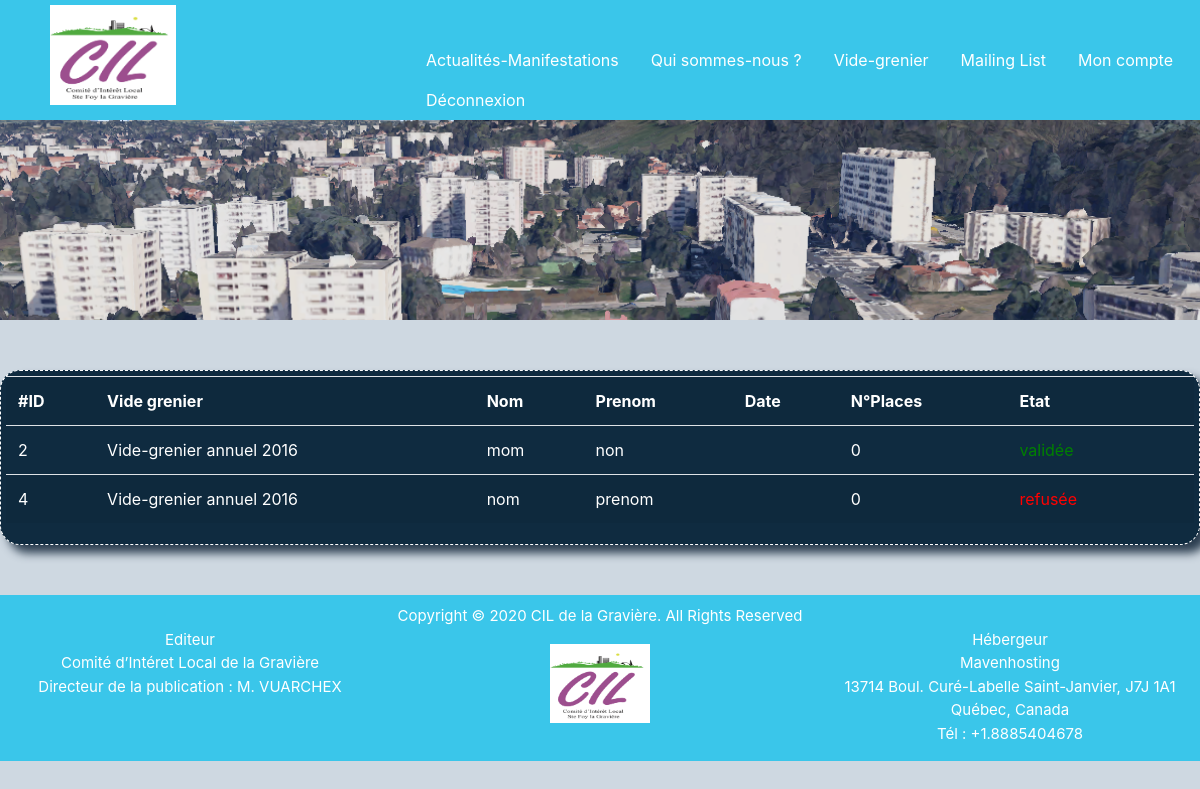
The page /Vide_grenier_V0.2/php/admin_attente.php (signed in) on the database as committed earlier.
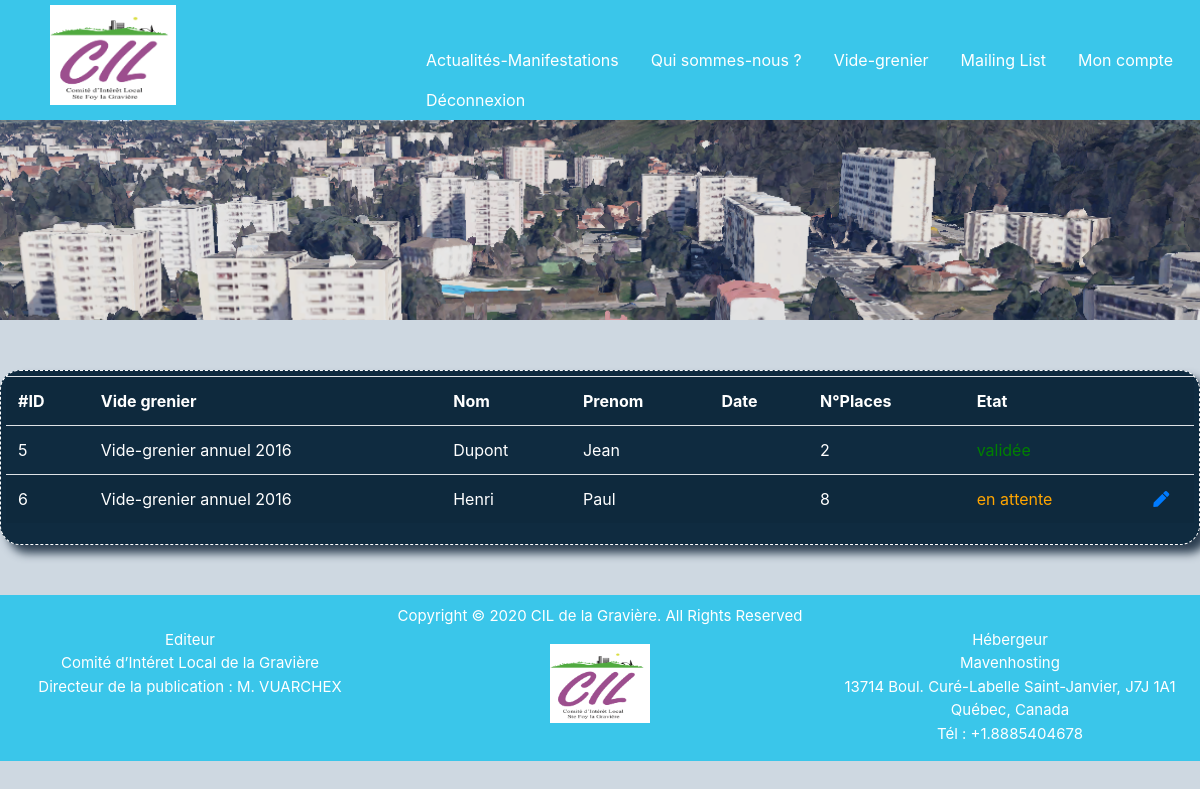
The same page on the database as committed later.
### tables this page shows
CREATE TABLE `reservation_vg` (
    `ID_RESA` int(11) PRIMARY KEY  NOT NULL AUTO_INCREMENT,
    `ID_VG` int(11) NOT NULL,
    `ID_UTIL` int(11) NOT NULL,
    `NOM_RESA` varchar(50) NOT NULL,
    `PRENOM_RESA` varchar(50) NOT NULL,
    `MAIL_RESA` varchar(50) NOT NULL,
    `ADDRESSE_RESA` varchar(100) NOT NULL,
    `CODE_POSTAL_RESA` varchar(6) NOT NULL,
    `VILLE_RESA` varchar(50) NOT NULL,
    `PORTABLE_RESA` varchar(15) DEFAULT NULL,
    `CNI_RESA` varchar(12) NOT NULL,
    `DELIVRE_CNI_RESA` varchar(10) NOT NULL,
    `PAR_CNI_RESA` varchar(50) NOT NULL,
    `IMMATRICULATION_RESA` varchar(10) NOT NULL,
    `NBR_RESA` int(11) NOT NULL,
    `INFO_RESA` varchar(150) DEFAULT NULL,
    `STATU_RESA` int(11) NOT NULL DEFAULT 1
  );

CREATE TABLE `videgrenier` (
    `ID_VG` int(11) PRIMARY KEY NOT NULL AUTO_INCREMENT,
    `LABEL_VG` varchar(50) DEFAULT NULL,
    `DATE_VG` varchar(11) DEFAULT NULL,
    `HEURE_VG` varchar(15) NOT NULL,
    `ADDRESSE_VG` varchar(100) NOT NULL,
    `NBR_EMPLACEMENTS` int(11) DEFAULT NULL,
    `NBR_RESTANT_VG` int(11) NOT NULL,
    `PRIX_EMPLACEMENTS` decimal(10,0) DEFAULT NULL
  );

### Vide_grenier_V0.2/php/api/getDemandeReservationMap.php (called while the page is built, shortened)
<?php
function getPlacesReservees($id_vg){
    try {
        include 'inc_bdd.php';
        $reservations = 'SELECT places.* from places, reservation_place
            where reservation_place.reservation_id = :id_vg
            and reservation_place.place_id = places.id';
        $resultat = $base->prepare($reservations);
        $resultat->bindParam(':id_vg', $id_vg);
        $resultat->execute();
        $res = $resultat->fetchAll();
        return $res;
    } catch (Exception $e) {
        die('Erreur : ' . $e->getMessage());
    } finally {
        $base = null;
    }
}
?>

### Vide_grenier_V0.2/php/admin_attente.php (the view, shortened to what this page needs)
<?php
if (isset($_SESSION['id_util']) && $_SESSION["admin"] == 1) {
?>
    <!DOCTYPE html>
    <html lang="fr">
    <head>
        <link rel="stylesheet" href="../css/bootstrap.min.css">
        <link rel="stylesheet" href="../css/monstyle.css">
    <link rel="stylesheet" href="https://use.fontawesome.com/releases/v5.7.1/css/all.css">
    </head>
    <body>
        <?php
        include 'inc_header.php';
        include 'api/getDemandeReservationMap.php';
        ?>
        <main id="listeAttente">
            <?php
            try {
                include 'inc_bdd.php';
                $select_attente =  "SELECT * FROM reservation_vg JOIN videgrenier ON reservation_vg.id_vg = videgrenier.id_vg JOIN statuts ON reservation_vg.statu_resa = statuts.id_statuts /*WHERE STATU_RESA = 1*/";
                $resultat_select = $base->prepare($select_attente);
                $resultat_select->execute();
                $table = "<table class=\"table table-striped\">
                <tr>
                    <th>#ID</th>
                    <th>Vide grenier</th>
                    <th>Nom</th>
                    <th>Prenom</th>
                    <th>Date</th>
                    <th>N°Places</th>
                    <th>Etat</th>
                    <th> </th>
                </tr>";
                while ($ligne = $resultat_select->fetch()) {
                    $placesReservees = sizeof(getPlacesReservees($ligne['ID_RESA']));
                    switch ($ligne['STATU_RESA'])
                    {
                        case 1:
                            $info="<td style='color:orange'> en attente </td>";
                            break;
                        case 2:
                            $info="<td style='color:green'> validée </td>";
                            break;
                        case 3:
                            $info="<td style='color:red'> refusée </td>";
                            break;
                    }
                    $table .= "
                        <td>" . $ligne['ID_RESA'] . "</td>
                        <td>" . $ligne['LABEL_VG'] . "</td>
                        <td>" . $ligne['NOM_RESA'] . "</td>
                        <td>" . $ligne['PRENOM_RESA'] . "</td>
                        <td>" . $ligne['INFO_RESA'] . "</td>
                        <td>" . $placesReservees . "</td> $info ";
                        if ($ligne['STATU_RESA'] != 2 && $ligne['STATU_RESA'] != 3){
                            $table .= "<td class=\"text-center\"><a href=\"admin_voir_resa.php?id_resa=".$ligne['ID_RESA']."\"><i class='fas fa-pen'></i></a></td>";
                        }else{
                            $table .= "<td></td>";
                        }
                        $table .= "</tr>";
                }
                $table .= "</table>";
                echo "<section class = \"boxSite\">";
                echo $table;
                echo "<div id=\"erreurSupp\" class=\"red\">";
                echo "</div></section>";
            } catch (Exception $e) {
                die('Erreur : ' . $e->getMessage());
            } finally {
                $base = null;
            }
            ?>
        </main>
        <?php
        include 'inc_footer.php';
        ?>
    </body>
    </html>
<?php
} else {
    header("Location:accueil.php");
}
?>

### Vide_grenier_V0.2/php/inc_header.php
<header id="en_tete">
<div class="row">
    <div id="logo" class="col-md-4">
    <a href="accueil.php"><img id="logoHead" src="../images/logo.png" class="img-fluid" alt="Logo"></a>
    </div>
    <nav id="menu_nav" class="col-md-8">
        <ul class="nav nav-pills">
            <li class="nav-item"><a class="nav-link" href="accueil.php">Actualités-Manifestations</a></li>
            <li class="nav-item"><a class="nav-link" href="infoCIL.php">Qui sommes-nous ?</a></li>
            <li class="nav-item"><a class="nav-link" href="vide_grenier.php">Vide-grenier</a></li>
            <li class="nav-item"><a class="nav-link" href="mailing_list.php">Mailing List</a></li>
            <?php
            if (isset($_SESSION['id_util'])) {
                echo "<li class=\"nav-item\"><a class=\"nav-link\" href=\"mon_compte.php\">Mon compte</a></li>";
                echo "<li class=\"nav-item\"><a class=\"nav-link\" href=\"deconnexion.php\">Déconnexion</a></li>";
            } else {
                echo "<li class=\"nav-item\"><a class=\"nav-link\" href=\"inscription.php\">Rejoignez-nous</a></li>";
                echo "<li class=\"nav-item\"><a class=\"nav-link\" href=\"connexion.php\">Connexion</a></li>";
            }
            ?>
        </ul>
    </nav>
</div>
<img id="paysageHead" src="../images/paysage.png" class="img-fluid" alt="Panorama">
</header>

### Vide_grenier_V0.2/php/inc_footer.php
<footer class="footer">
    <p>Copyright © 2020 CIL de la Gravière. All Rights Reserved</p>
    <div class="row">
        <div class="col-md-4">
            <p>Editeur</p>
            <p>Comité d’Intéret Local de la Gravière</p>
            <p>Directeur de la publication : M. VUARCHEX</p>
        </div>
        <div class="col-md-4">
        <img src="../images/logo.png" class="img-fluid" alt="Logo">
        </div>
        <div class="col-md-4">
            <p>Hébergeur</p>
            <p>Mavenhosting</p>
            <p>13714 Boul. Curé-Labelle Saint-Janvier, J7J 1A1</p>
            <p>Québec, Canada</p>
            <p>Tél : +1.8885404678</p>
        </div>
    </div>
</footer>

### Vide_grenier_V0.2/css/monstyle.css (style rules this page uses)
html { position: relative; min-height: 100%; width: auto !important; overflow-x: hidden !important; background-color: #CED8E1; }
body { width: auto !important; overflow-x: hidden !important; background-color: #CED8E1; }
header { background-color: #3AC6EA; width: 100%; }
#paysageHead { max-height: 200px; object-fit: cover; width: 100%; height: auto; }
#logoHead { height: 100px; margin: 5px 0 5px 50px; }
#logo a { text-decoration: none; }
#menu_nav { margin-top: 40px; }
#en_tete .nav-link, #logo, #logo a { color: white; }
.footer { bottom: 0; width: 100%; background-color: #3AC6EA; color: #FFFFFF; text-align: center; font-size: 15px; padding-top: 10px; }
footer div p { margin-top: -15px; }
footer img { width: 100px; }
.boxSite { border-radius: 20px; border: 1px white dashed; box-shadow: 8px 8px 10px #2C3E50; margin: 50px auto; background-color: #0F2B40; color: white; padding: 5px; }
.table-striped { color: white !important; }

Rows that differ between the two databases and show on the page:
removed reservation_vg: ID_RESA "2", ID_VG.LABEL_VG "Vide-grenier annuel 2016", NOM_RESA "mom", PRENOM_RESA "non", placesReservees "0", STATU_RESA "validée"
removed reservation_vg: ID_RESA "4", ID_VG.LABEL_VG "Vide-grenier annuel 2016", NOM_RESA "nom", PRENOM_RESA "prenom", placesReservees "0", STATU_RESA "refusée"
added reservation_vg: ID_RESA "5", ID_VG.LABEL_VG "Vide-grenier annuel 2016", NOM_RESA "Dupont", PRENOM_RESA "Jean", placesReservees "2", STATU_RESA "validée"
added reservation_vg: ID_RESA "6", ID_VG.LABEL_VG "Vide-grenier annuel 2016", NOM_RESA "Henri", PRENOM_RESA "Paul", placesReservees "8", STATU_RESA "en attente"
